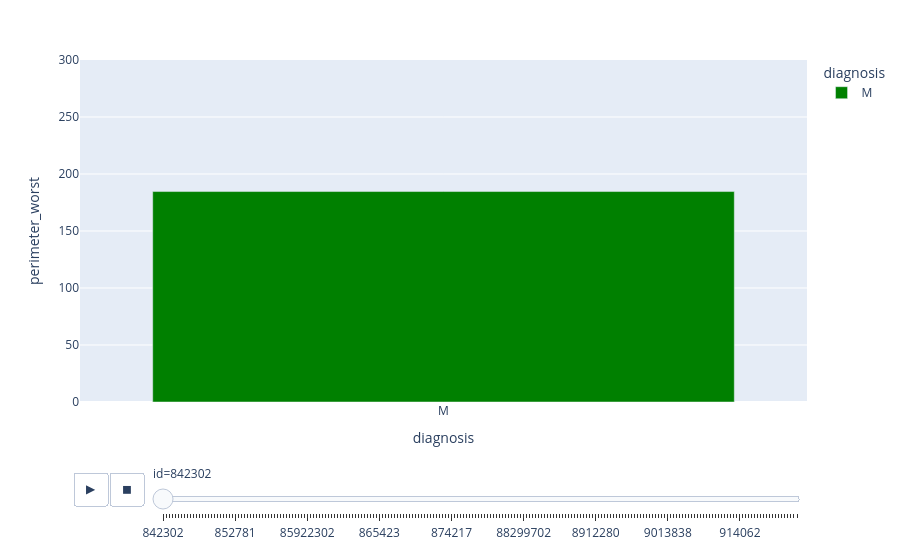

Here is the notebook cell this chart was saved with:
### Code cell
# Variation of the perimeter worst for "malignant" tumor id:

import plotly.express as px
df_maligne = df[df['diagnosis'] == 'M']
fig = px.bar(df_maligne, x="diagnosis", y="perimeter_worst", color="diagnosis", animation_frame="id", range_y=[0,300],color_discrete_sequence=['green'])
fig.show()
